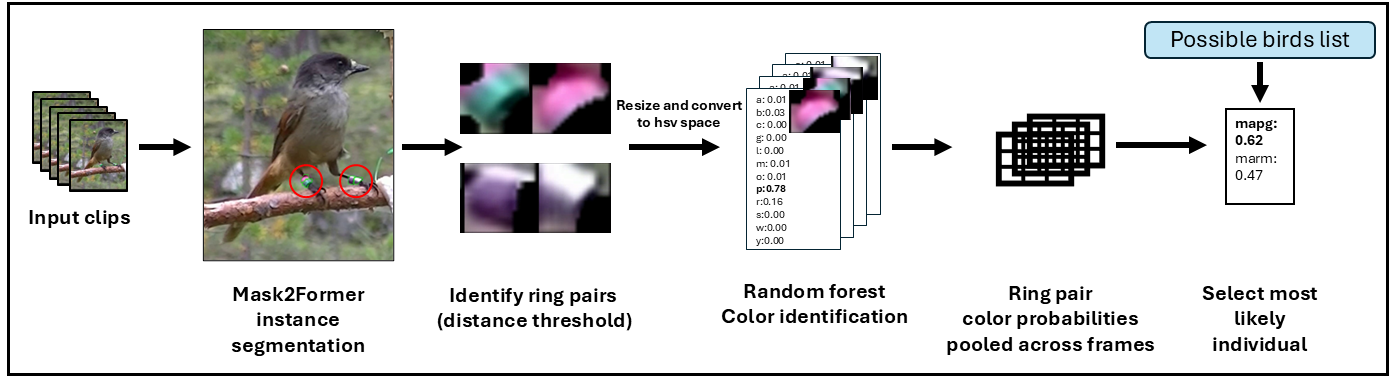
#> input picture images/CORVID_Fig.png, 1396 x 379 px
$ python -i 2_train_colour_classifier.py   (imports and definitions only)
#> lines starting #> are read from the running program, lines starting #| are printed output that depends on the picture
"""
Train a Random Forest colour classifier for bird rings.

Input: COCO-format JSON(s) with **polygon instance masks** for rings, where
each annotation's category name is a single-character colour code (e.g. "R"
for red) — the same annotation format used by 1_train_ring_segmentation.py,
just with per-colour categories instead of a single generic "ring" class.

    --coco_train / --coco_val : separate COCO JSONs for the train/test split.
        Image `file_name` paths are resolved relative to the directory
        containing each JSON (so the dataset can be moved/shared as a single
        self-contained folder).
    --colours_json : JSON file with an ordered list of valid colour class
        names, e.g. ["A", "B", "C", "G", "L", "M", "O", "P", "R", "S", "W", "Y"].
        Annotations whose category name is not in this list are skipped
        (e.g. a generic "ring" category used for segmentation-only data).

Preprocessing: each ring polygon is perspective-warped to a 20x20 BGR crop
(same crop geometry as run_rf() in 4_run_inference.py), then converted to a
30-dim HSV histogram feature (10 bins per channel H/S/V).

Outputs saved to --output_dir:
    RandomForestModel.p       — trained RF model (RandomForestRegressor)
    TrainImagesFeatures.p     — (N_train, 30) raw feature array, needed at inference
                                for StandardScaler re-fitting
    Classes.p                 — ordered list of colour class names
    ConfusionMatrix_RF.png    — confusion matrix on test set
    Accuracy.csv              — per-class and overall top-1/top-3 accuracy

Usage:
    python 2_train_colour_classifier.py \
        --coco_train   /path/to/train_rings.json \
        --coco_val     /path/to/val_rings.json \
        --colours_json /path/to/colours.json \
        --output_dir   /path/to/save/models

    python 2_train_colour_classifier.py \
        --coco_train   /path/to/train_rings.json \
        --coco_val     /path/to/val_rings.json \
        --colours_json /path/to/colours.json \
        --output_dir   /path/to/save/models \
        --tune   # run RandomizedSearchCV hyperparameter search (slower)
"""

import argparse
import json
import os
import pickle


# [80 lines left out: functions _lazy_imports, crop_ring_from_polygon, load_ring_crops, not called in this run]


# ---------------------------------------------------------------------------
# Feature extraction
# ---------------------------------------------------------------------------

def extract_hsv_features(images):
    """Convert BGR ring crops to 30-dim HSV histogram features."""
    features = []
    for img in images:
        hsv = cv2.cvtColor(img, cv2.COLOR_BGR2HSV)
        h = cv2.calcHist([hsv], [0], None, [10], [0, 256]).flatten()
        s = cv2.calcHist([hsv], [1], None, [10], [0, 256]).flatten()
        v = cv2.calcHist([hsv], [2], None, [10], [0, 256]).flatten()
        features.append(np.concatenate([h, s, v]))
    return np.array(features)


# ---------------------------------------------------------------------------
# Training
# ---------------------------------------------------------------------------

# [123 lines left out: functions train_rf, evaluate, main, not called in this run]


# [15 lines not run here, left out]

>>> import cv2
>>> picture = cv2.imread('../images/CORVID_Fig.png', cv2.IMREAD_GRAYSCALE)
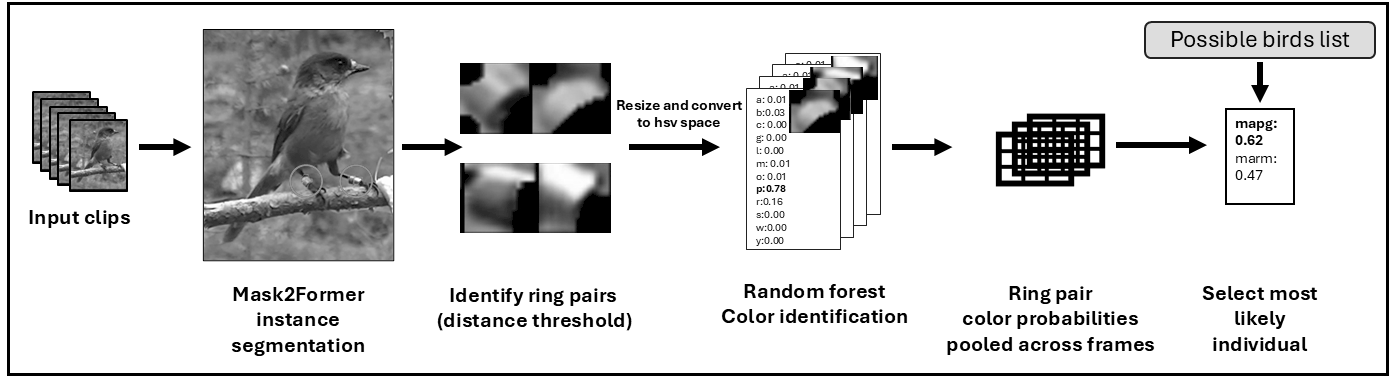
#> picture: shape (379, 1396); min 0, max 255, mean 215.7
#> the loop in extract_hsv_features, `for img in images:` made 1 pass
#> after the loop in extract_hsv_features, `for img in images:`: features = []
#> (the run stopped early here; a loop or call above may not have finished)
